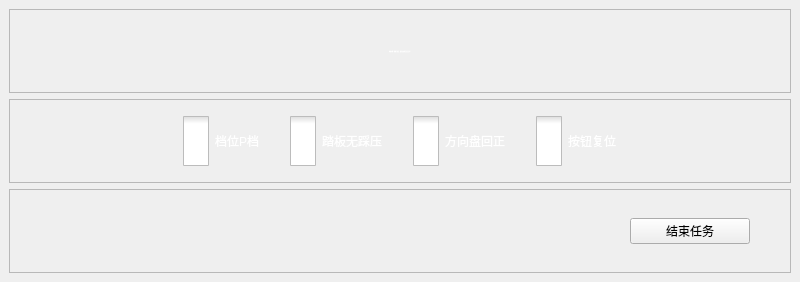
<?xml version="1.0" encoding="UTF-8"?>
<ui version="4.0">
 <class>NetworkInterruptionWgt</class>
 <widget class="QWidget" name="NetworkInterruptionWgt">
  <property name="geometry">
   <rect>
    <x>0</x>
    <y>0</y>
    <width>800</width>
    <height>282</height>
   </rect>
  </property>
  <property name="sizePolicy">
   <sizepolicy hsizetype="Fixed" vsizetype="Fixed">
    <horstretch>0</horstretch>
    <verstretch>0</verstretch>
   </sizepolicy>
  </property>
  <property name="windowTitle">
   <string>Form</string>
  </property>
  <layout class="QGridLayout" name="gridLayout">
   <property name="leftMargin">
    <number>0</number>
   </property>
   <property name="topMargin">
    <number>0</number>
   </property>
   <property name="rightMargin">
    <number>0</number>
   </property>
   <property name="bottomMargin">
    <number>0</number>
   </property>
   <property name="spacing">
    <number>0</number>
   </property>
   <item row="0" column="0">
    <widget class="baseForm" name="widget" native="true">
     <layout class="QVBoxLayout" name="verticalLayout">
      <item>
       <widget class="QFrame" name="frame_title">
        <property name="frameShape">
         <enum>QFrame::StyledPanel</enum>
        </property>
        <property name="frameShadow">
         <enum>QFrame::Raised</enum>
        </property>
        <layout class="QGridLayout" name="gridLayout_2">
         <property name="leftMargin">
          <number>0</number>
         </property>
         <property name="topMargin">
          <number>0</number>
         </property>
         <property name="rightMargin">
          <number>0</number>
         </property>
         <property name="bottomMargin">
          <number>0</number>
         </property>
         <property name="spacing">
          <number>0</number>
         </property>
         <item row="0" column="0">
          <layout class="QHBoxLayout" name="horizontalLayout">
           <item>
            <spacer name="horizontalSpacer">
             <property name="orientation">
              <enum>Qt::Horizontal</enum>
             </property>
             <property name="sizeHint" stdset="0">
              <size>
               <width>40</width>
               <height>20</height>
              </size>
             </property>
            </spacer>
           </item>
           <item>
            <widget class="QLabel" name="label_title">
             <property name="font">
              <font>
               <family>Source Han Sans CN</family>
               <pointsize>-1</pointsize>
               <weight>50</weight>
               <italic>false</italic>
               <bold>false</bold>
              </font>
             </property>
             <property name="styleSheet">
              <string notr="true">/*font*/
QLabel{
color:white;
font:32px &quot;Source Han Sans CN&quot;;
}</string>
             </property>
             <property name="text">
              <string>网络中断！接管已结束，请复位座舱后结束任务！</string>
             </property>
             <property name="alignment">
              <set>Qt::AlignCenter</set>
             </property>
            </widget>
           </item>
           <item>
            <spacer name="horizontalSpacer_2">
             <property name="orientation">
              <enum>Qt::Horizontal</enum>
             </property>
             <property name="sizeHint" stdset="0">
              <size>
               <width>40</width>
               <height>20</height>
              </size>
             </property>
            </spacer>
           </item>
          </layout>
         </item>
        </layout>
       </widget>
      </item>
      <item>
       <widget class="QFrame" name="frame_checked">
        <property name="frameShape">
         <enum>QFrame::StyledPanel</enum>
        </property>
        <property name="frameShadow">
         <enum>QFrame::Raised</enum>
        </property>
        <layout class="QGridLayout" name="gridLayout_4">
         <property name="leftMargin">
          <number>0</number>
         </property>
         <property name="topMargin">
          <number>0</number>
         </property>
         <property name="rightMargin">
          <number>0</number>
         </property>
         <property name="bottomMargin">
          <number>0</number>
         </property>
         <property name="spacing">
          <number>0</number>
         </property>
         <item row="0" column="0">
          <layout class="QHBoxLayout" name="horizontalLayout_8">
           <property name="spacing">
            <number>30</number>
           </property>
           <item>
            <spacer name="horizontalSpacer_7">
             <property name="orientation">
              <enum>Qt::Horizontal</enum>
             </property>
             <property name="sizeHint" stdset="0">
              <size>
               <width>40</width>
               <height>20</height>
              </size>
             </property>
            </spacer>
           </item>
           <item>
            <widget class="QCheckBox" name="gear">
             <property name="styleSheet">
              <string notr="true">/*font*/
QCheckBox{
color:white;
font:16px &quot;Source Han Sans CN&quot;;
}
/*checkbox样式设置*/
QCheckBox::indicator { 
	width: 26px;
	height: 50px;
}
/*未选中*/
QCheckBox::indicator::unchecked {	
	image: url(:/resource/button/false.png);
}
/*选中*/
QCheckBox::indicator::checked { 
	image: url(:/resource/button/true.png);
}</string>
             </property>
             <property name="text">
              <string>档位P档</string>
             </property>
            </widget>
           </item>
           <item>
            <widget class="QCheckBox" name="pedal">
             <property name="styleSheet">
              <string notr="true">/*font*/
QCheckBox{
color:white;
font:16px &quot;Source Han Sans CN&quot;;
}
/*checkbox样式设置*/
QCheckBox::indicator { 
	width: 26px;
	height: 50px;
}
/*未选中*/
QCheckBox::indicator::unchecked {	
	image: url(:/resource/button/false.png);
}
/*选中*/
QCheckBox::indicator::checked { 
	image: url(:/resource/button/true.png);
}</string>
             </property>
             <property name="text">
              <string>踏板无踩压</string>
             </property>
            </widget>
           </item>
           <item>
            <widget class="QCheckBox" name="centorWheel">
             <property name="styleSheet">
              <string notr="true">/*font*/
QCheckBox{
color:white;
font:16px &quot;Source Han Sans CN&quot;;
}
/*checkbox样式设置*/
QCheckBox::indicator { 
	width: 26px;
	height: 50px;
}
/*未选中*/
QCheckBox::indicator::unchecked {	
	image: url(:/resource/button/false.png);
}
/*选中*/
QCheckBox::indicator::checked { 
	image: url(:/resource/button/true.png);
}</string>
             </property>
             <property name="text">
              <string>方向盘回正</string>
             </property>
            </widget>
           </item>
           <item>
            <widget class="QCheckBox" name="buttonReset">
             <property name="styleSheet">
              <string notr="true">/*font*/
QCheckBox{
color:white;
font:16px &quot;Source Han Sans CN&quot;;
}
/*checkbox样式设置*/
QCheckBox::indicator { 
	width: 26px;
	height: 50px;
}
/*未选中*/
QCheckBox::indicator::unchecked {	
	image: url(:/resource/button/false.png);
}
/*选中*/
QCheckBox::indicator::checked { 
	image: url(:/resource/button/true.png);
}</string>
             </property>
             <property name="text">
              <string>按钮复位</string>
             </property>
            </widget>
           </item>
           <item>
            <spacer name="horizontalSpacer_8">
             <property name="orientation">
              <enum>Qt::Horizontal</enum>
             </property>
             <property name="sizeHint" stdset="0">
              <size>
               <width>40</width>
               <height>20</height>
              </size>
             </property>
            </spacer>
           </item>
          </layout>
         </item>
        </layout>
       </widget>
      </item>
      <item>
       <widget class="QFrame" name="frame_btn">
        <property name="frameShape">
         <enum>QFrame::StyledPanel</enum>
        </property>
        <property name="frameShadow">
         <enum>QFrame::Raised</enum>
        </property>
        <layout class="QGridLayout" name="gridLayout_5">
         <property name="leftMargin">
          <number>0</number>
         </property>
         <property name="topMargin">
          <number>0</number>
         </property>
         <property name="rightMargin">
          <number>0</number>
         </property>
         <property name="bottomMargin">
          <number>0</number>
         </property>
         <property name="spacing">
          <number>0</number>
         </property>
         <item row="0" column="0">
          <layout class="QHBoxLayout" name="horizontalLayout_3">
           <item>
            <spacer name="horizontalSpacer_5">
             <property name="orientation">
              <enum>Qt::Horizontal</enum>
             </property>
             <property name="sizeHint" stdset="0">
              <size>
               <width>40</width>
               <height>20</height>
              </size>
             </property>
            </spacer>
           </item>
           <item>
            <widget class="QPushButton" name="pushButton_task_over">
             <property name="minimumSize">
              <size>
               <width>120</width>
               <height>0</height>
              </size>
             </property>
             <property name="text">
              <string>结束任务</string>
             </property>
            </widget>
           </item>
           <item>
            <spacer name="horizontalSpacer_6">
             <property name="orientation">
              <enum>Qt::Horizontal</enum>
             </property>
             <property name="sizeType">
              <enum>QSizePolicy::Fixed</enum>
             </property>
             <property name="sizeHint" stdset="0">
              <size>
               <width>40</width>
               <height>20</height>
              </size>
             </property>
            </spacer>
           </item>
          </layout>
         </item>
        </layout>
       </widget>
      </item>
     </layout>
    </widget>
   </item>
  </layout>
 </widget>
 <customwidgets>
  <customwidget>
   <class>baseForm</class>
   <extends>QWidget</extends>
   <header>Component/baseForm.h</header>
   <container>1</container>
  </customwidget>
 </customwidgets>
 <resources/>
 <connections/>
</ui>
